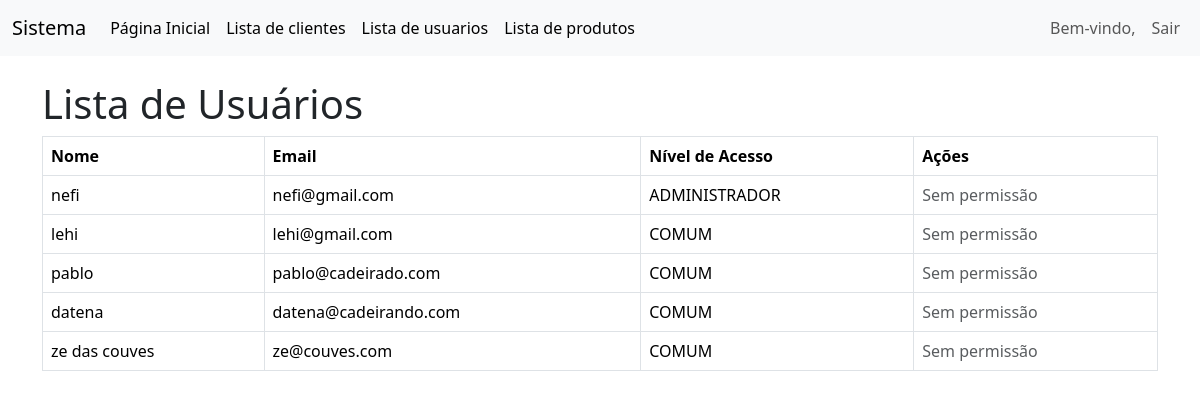
The page /lista_usuarios.php on the database as committed earlier.
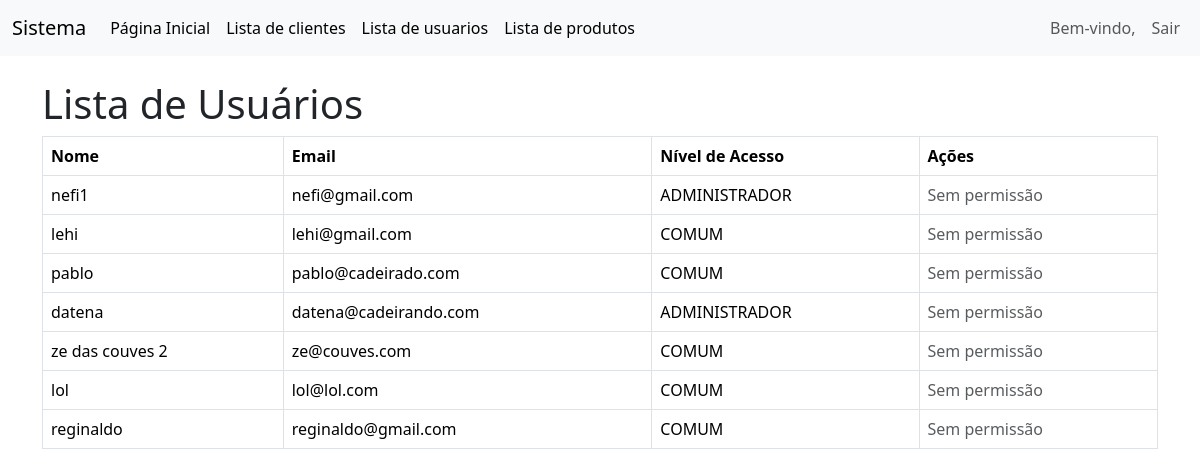
The same page on the database as committed later.
### tables this page shows
CREATE TABLE `usuarios` (
  `id` int NOT NULL,
  `nome` varchar(100) DEFAULT NULL,
  `email` varchar(100) DEFAULT NULL,
  `senha` varchar(255) DEFAULT NULL,
  `nivel_acesso` varchar(255) DEFAULT NULL
);

### lista_usuarios.php (the view, shortened to what this page needs)
<?php
include 'conexao.php';
include 'menu.php';
$usuarios = $conn->query("SELECT * FROM usuarios")->fetchAll(PDO::FETCH_ASSOC);
$temAcessoAdmin = isset($_SESSION['nivel_acesso']) && $_SESSION['nivel_acesso'] === 'ADMINISTRADOR';
?>
<!DOCTYPE html>
<html lang="pt-br">
<head>
    <link href="https://cdn.jsdelivr.net/npm/bootstrap@5.3.3/dist/css/bootstrap.min.css" rel="stylesheet">
</head>
<body>
    <div class="container">
        <h1 class="mt-4">Lista de Usuários</h1>
        <?php if (empty($usuarios)): ?>
            <div class="alert alert-warning">Nenhum usuário cadastrado.</div>
        <?php else: ?>
            <table class="table table-bordered">
                <thead>
                    <tr>
                        <th>Nome</th>
                        <th>Email</th>
                        <th>Nível de Acesso</th>
                        <th>Ações</th>
                    </tr>
                </thead>
                <tbody>
                    <?php foreach ($usuarios as $usuario): ?>
                        <tr>
                            <td><?= htmlspecialchars($usuario['nome']) ?></td>
                            <td><?= htmlspecialchars($usuario['email']) ?></td>
                            <td><?= htmlspecialchars($usuario['nivel_acesso']) ?></td>
                            <td>
                                <?php if ($temAcessoAdmin): ?>
                                    <a href="editar_usuarios.php?id=<?= $usuario['id'] ?>" class="btn btn-warning btn-sm">Editar</a>
                                    <a href="excluir_usuario.php?id=<?= $usuario['id'] ?>" class="btn btn-danger btn-sm" onclick="return confirm('A exclusão é permanente! Tem certeza disso?')">Excluir</a>
                                <?php else: ?>
                                    <span class="text-muted">Sem permissão</span>
                                <?php endif; ?>
                            </td>
                        </tr>
                    <?php endforeach; ?>
                </tbody>
            </table>
        <?php endif; ?>
    </div>
</body>
</html>

Rows that differ between the two databases and show on the page:
changed usuarios "nefi@gmail.com": nome "nefi" → "nefi1"
changed usuarios "datena": nivel_acesso "COMUM" → "ADMINISTRADOR"
changed usuarios "ze@couves.com": nome "ze das couves" → "ze das couves 2"
added usuarios: nome "lol", email "lol@lol.com", nivel_acesso "COMUM"
added usuarios: nome "reginaldo", email "reginaldo@gmail.com", nivel_acesso "COMUM"
